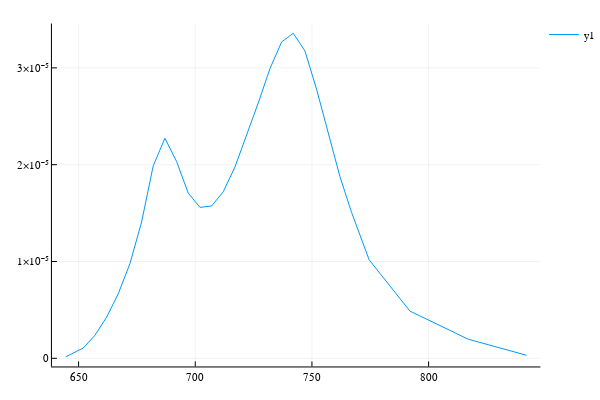

The notebook cell saved with this chart:
### Code cell
plot(wlf, arrayOfLeaves[1].Mb[:,1])

### Figure 1 — Plotly figure (JSON) as saved in the notebook; plotly's stock layout.template omitted (floating-point values rounded to 4 significant figures)
{"data": [{"colorbar": {"title": ""}, "legendgroup": "y1", "line": {"color": "rgba(0, 154, 250, 1.000)", "dash": "solid", "shape": "linear", "width": 1}, "mode": "lines", "name": "y1", "showlegend": true, "type": "scatter", "x": [644.5, 652, 657, 662, 667, 672, 677, 682, 687, 692, 697, 702, 707, 712, 717, 722, 727, 732, 737, 742, 747, 752, 757, 762, 767, 774.5, 792, 817, 842], "xaxis": "x1", "y": [1.619e-07, 1.062e-06, 2.375e-06, 4.251e-06, 6.666e-06, 9.779e-06, 1.408e-05, 1.99e-05, 2.273e-05, 2.033e-05, 1.706e-05, 1.559e-05, 1.573e-05, 1.72e-05, 1.975e-05, 2.297e-05, 2.638e-05, 2.991e-05, 3.267e-05, 3.358e-05, 3.175e-05, 2.778e-05, 2.337e-05, 1.877e-05, 1.506e-05, 1.018e-05, 4.877e-06, 1.971e-06, 3.146e-07], "yaxis": "y1", "zmax": null, "zmin": null}], "layout": {"annotations": [], "height": 400, "legend": {"bgcolor": "rgba(255, 255, 255, 1.000)", "bordercolor": "rgba(0, 0, 0, 1.000)", "font": {"color": "rgba(0, 0, 0, 1.000)", "family": "sans-serif", "size": 11}, "tracegroupgap": 0, "x": 1, "y": 1}, "margin": {"b": 20, "l": 0, "r": 0, "t": 20}, "paper_bgcolor": "rgba(255, 255, 255, 1.000)", "plot_bgcolor": "rgba(255, 255, 255, 1.000)", "showlegend": true, "width": 600, "xaxis": {"anchor": "y1", "domain": [0.09545, 0.9934], "gridcolor": "rgba(0, 0, 0, 0.100)", "gridwidth": 0.5, "linecolor": "rgba(0, 0, 0, 1.000)", "mirror": false, "range": [638.6, 847.9], "showgrid": true, "showline": true, "showticklabels": true, "tickangle": 0, "tickcolor": "rgb(0, 0, 0)", "tickfont": {"color": "rgba(0, 0, 0, 1.000)", "family": "sans-serif", "size": 11}, "tickmode": "array", "ticks": "inside", "ticktext": ["650", "700", "750", "800"], "tickvals": [650, 700, 750, 800], "title": "", "titlefont": {"color": "rgba(0, 0, 0, 1.000)", "family": "sans-serif", "size": 15}, "type": "-", "visible": true, "zeroline": false, "zerolinecolor": "rgba(0, 0, 0, 1.000)"}, "yaxis": {"anchor": "x1", "domain": [0.03762, 0.9902], "gridcolor": "rgba(0, 0, 0, 0.100)", "gridwidth": 0.5, "linecolor": "rgba(0, 0, 0, 1.000)", "mirror": false, "range": [-8.405e-07, 3.458e-05], "showgrid": true, "showline": true, "showticklabels": true, "tickangle": 0, "tickcolor": "rgb(0, 0, 0)", "tickfont": {"color": "rgba(0, 0, 0, 1.000)", "family": "sans-serif", "size": 11}, "tickmode": "array", "ticks": "inside", "ticktext": ["0", "1×10⁻⁵", "2×10⁻⁵", "3×10⁻⁵"], "tickvals": [0, 1e-05, 2e-05, 3e-05], "title": "", "titlefont": {"color": "rgba(0, 0, 0, 1.000)", "family": "sans-serif", "size": 15}, "type": "-", "visible": true, "zeroline": false, "zerolinecolor": "rgba(0, 0, 0, 1.000)"}}}
